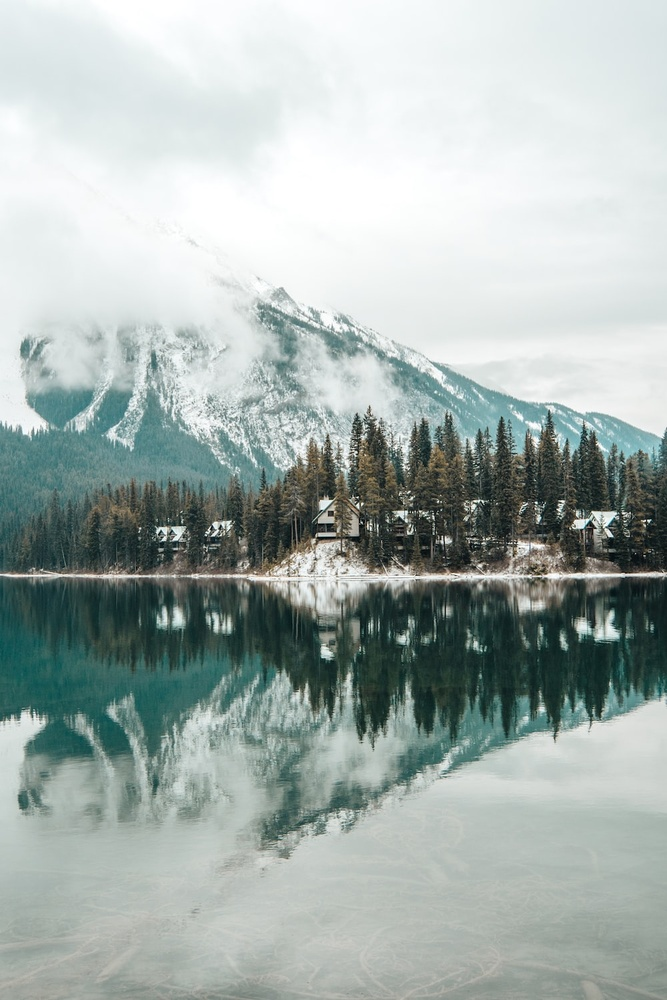
#> input picture chapter1.jpg, 667 x 1000 px, shrunk from 1000 x 1500 before the run
$ python image_processor.py
#> lines starting #> are read from the running program, lines starting #| are printed output that depends on the picture
import time
from PIL import Image

# Step-1: FIrst generate the number (n)
current_time = int(time.time())
generated_number = (current_time % 100) + 50

if generated_number % 2 == 0:
    generated_number += 10

print("Random Generated Number:", generated_number)

# Step-2: Open the image (chapter1.jpg) from the directory and modify the pixel values
image = Image.open('./chapter1.jpg')
#> image is the input picture: PIL image 667x1000 RGB; mean R, G, B 166, 177.4, 174.1
pixels = image.load()  # It Load pixel data

width, height = image.size
#> width = 667; height = 1000
new_image = Image.new("RGB", (width, height))  # Create a new image with the same size
#> new_image: PIL image 667x1000 RGB; every value is 0

total_red_value = 0  # Initialize a variable to hold the sum of all red values

for x in range(width):
    for y in range(height):
        r, g, b = pixels[x, y]

        # Add generated_number to each color component
        red_new = min(r + generated_number, 255)
        green_new = min(g + generated_number, 255)
        blue_new = min(b + generated_number, 255)

        total_red_value += red_new

        # Set the new pixel values in the new image
        new_image.putpixel((x, y), (red_new, green_new, blue_new))
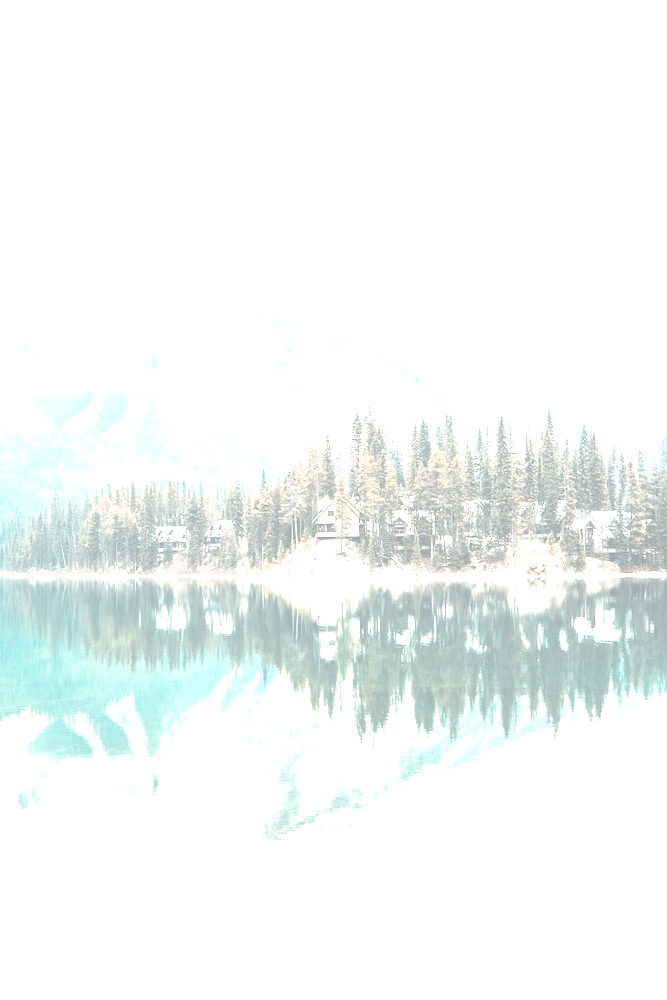
#> new_image: PIL image 667x1000 RGB; mean R, G, B 243.3, 247.8, 246.7
#> after the loop, total_red_value = 162278442

# Step-3: Save the new image in the same directory
new_image.save('./chapter1out.png')

# Step-4: Here print the total red pixel value
print("Total Red Value in the new image:", total_red_value)
#| Total Red Value in the new image: 162278442
